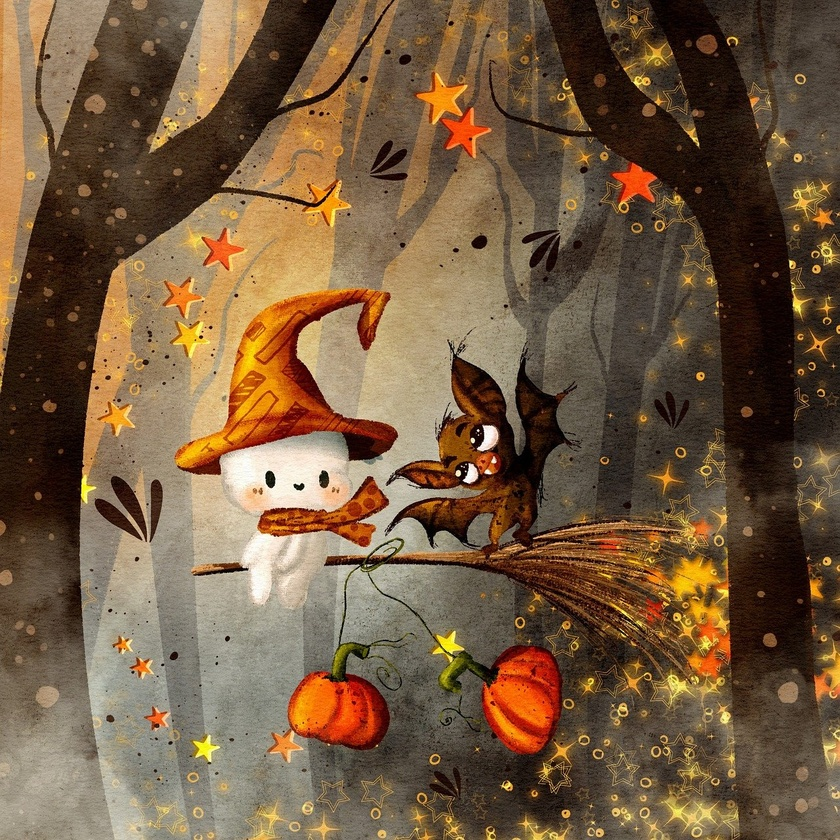
#> input picture Lab-05/input.jpg, 840 x 840 px, shrunk from 1280 x 1280 before the run
$ jupyter execute robert.ipynb
#> lines starting #> are read from the running program, lines starting #| are printed output that depends on the picture
[cell 1]
# roberts_edge_detection.py

import numpy as np
from PIL import Image
import matplotlib.pyplot as plt
from scipy.ndimage import convolve

def roberts_operator(img):
    # Define Roberts operator kernels for diagonal edge detection
    kernel_x = np.array([[1, 0],
                         [0, -1]])

    kernel_y = np.array([[0, 1],
                         [-1, 0]])

    # Apply convolution using Roberts kernels
    grad_x = convolve(img, kernel_x)
    grad_y = convolve(img, kernel_y)

    # Compute the gradient magnitude
    grad_magnitude = np.hypot(grad_x, grad_y)
    grad_magnitude = grad_magnitude / grad_magnitude.max() * 255

    return grad_magnitude

def edge_detection_roberts(input_path, output_path):
#> called with input_path = 'input.jpg', output_path = 'roberts_edge_detected.jpg'
    img = Image.open(input_path).convert("L")  # Convert image to grayscale
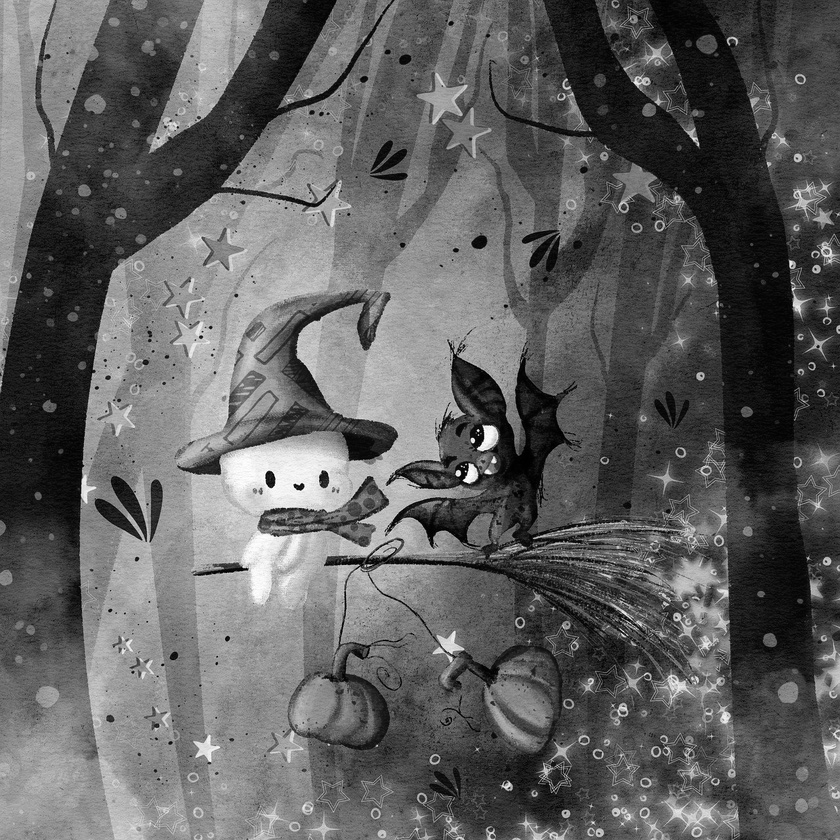
#> img: PIL image 840x840 L; min 0, max 255, mean 95.9
    img_array = np.array(img)

    # Apply Roberts edge detection
    edge_img_array = roberts_operator(img_array)
#> in roberts_operator, `grad_x = convolve(img, kernel_x)`:
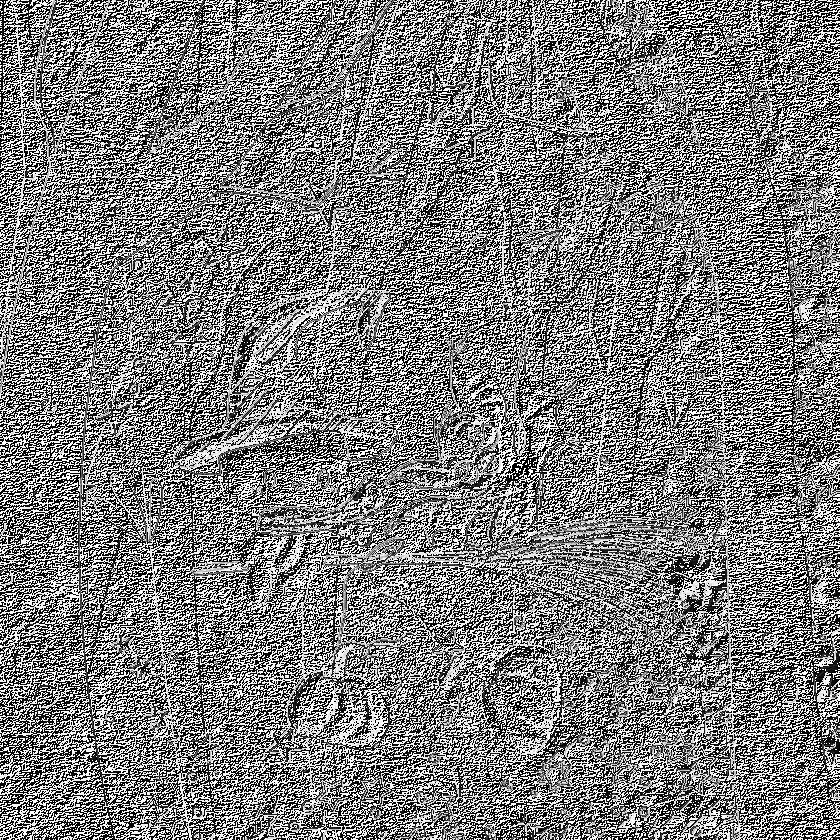
#> grad_x: shape (840, 840); min 0, max 255, mean 124.6
#> in roberts_operator, `grad_y = convolve(img, kernel_y)`:
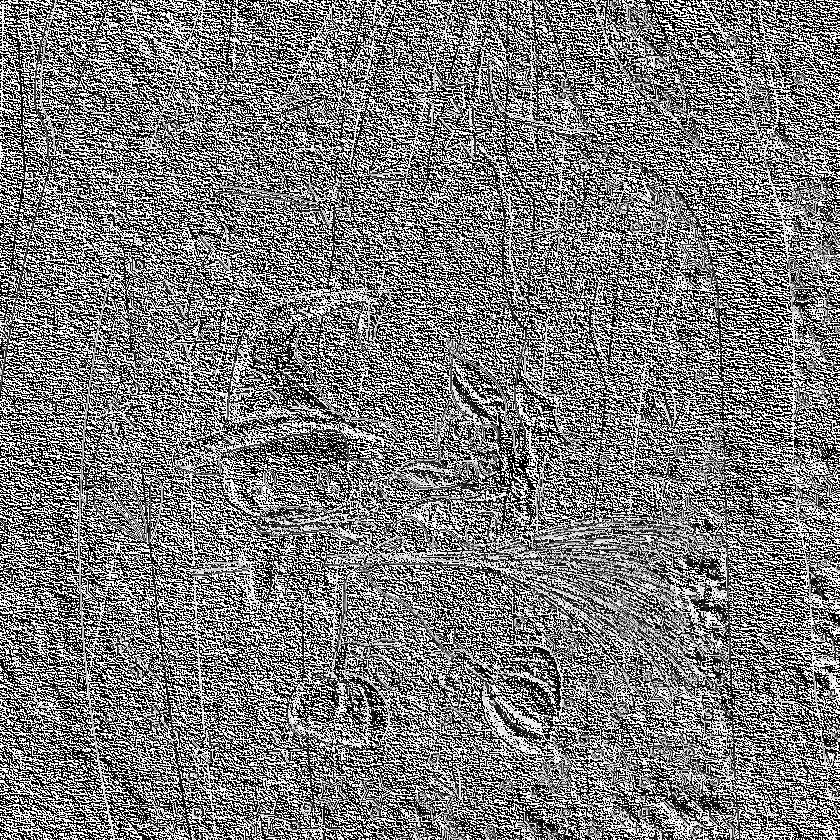
#> grad_y: shape (840, 840); min 0, max 255, mean 122.9
#> in roberts_operator, `grad_magnitude = np.hypot(grad_x, grad_y)`:
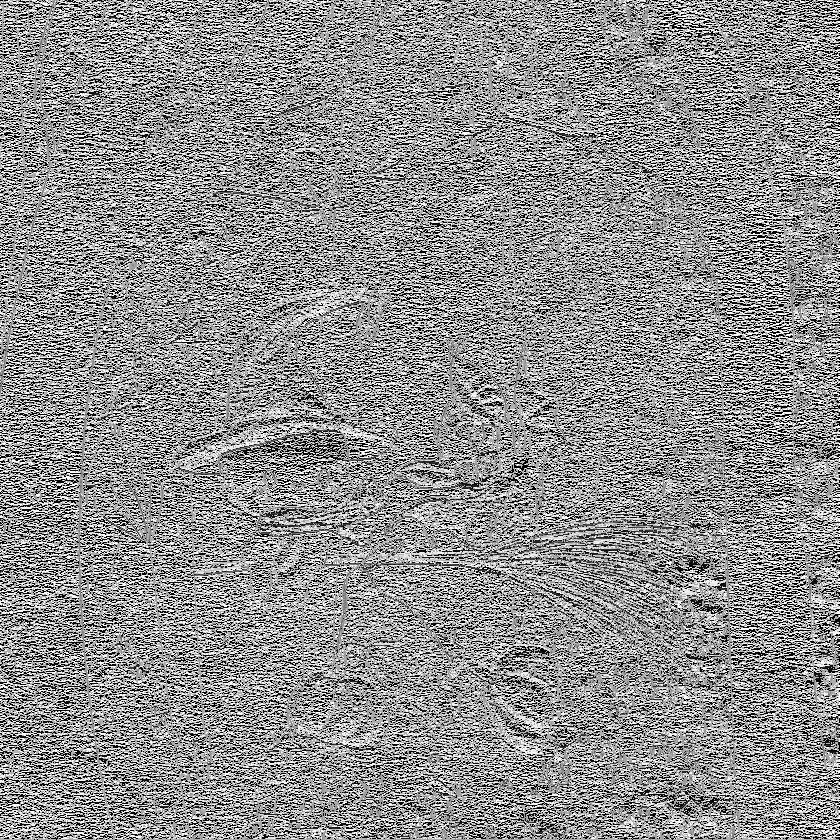
#> grad_magnitude: shape (840, 840) float16; min 0, max 360.5, mean 202.1; drawn with min black and max white

    # Convert the edge-detected image back to an image
    edge_img = Image.fromarray(edge_img_array.astype(np.uint8))

    # Save the output image
    edge_img.save(output_path)

    # Display original and edge-detected images
    plt.figure(figsize=(10, 5))

    plt.subplot(1, 2, 1)
    plt.imshow(img, cmap="gray")
    plt.title("Original Image")
    plt.axis("off")

    plt.subplot(1, 2, 2)
    plt.imshow(edge_img, cmap="gray")
    plt.title("Edge Detection (Roberts Operator)")
    plt.axis("off")

    plt.tight_layout()
    plt.show()

# Example usage
if __name__ == "__main__":
    input_path = "input.jpg"
    output_path = "roberts_edge_detected.jpg"
    edge_detection_roberts(input_path, output_path)
    print(f"Edge-detected image saved as {output_path}")
